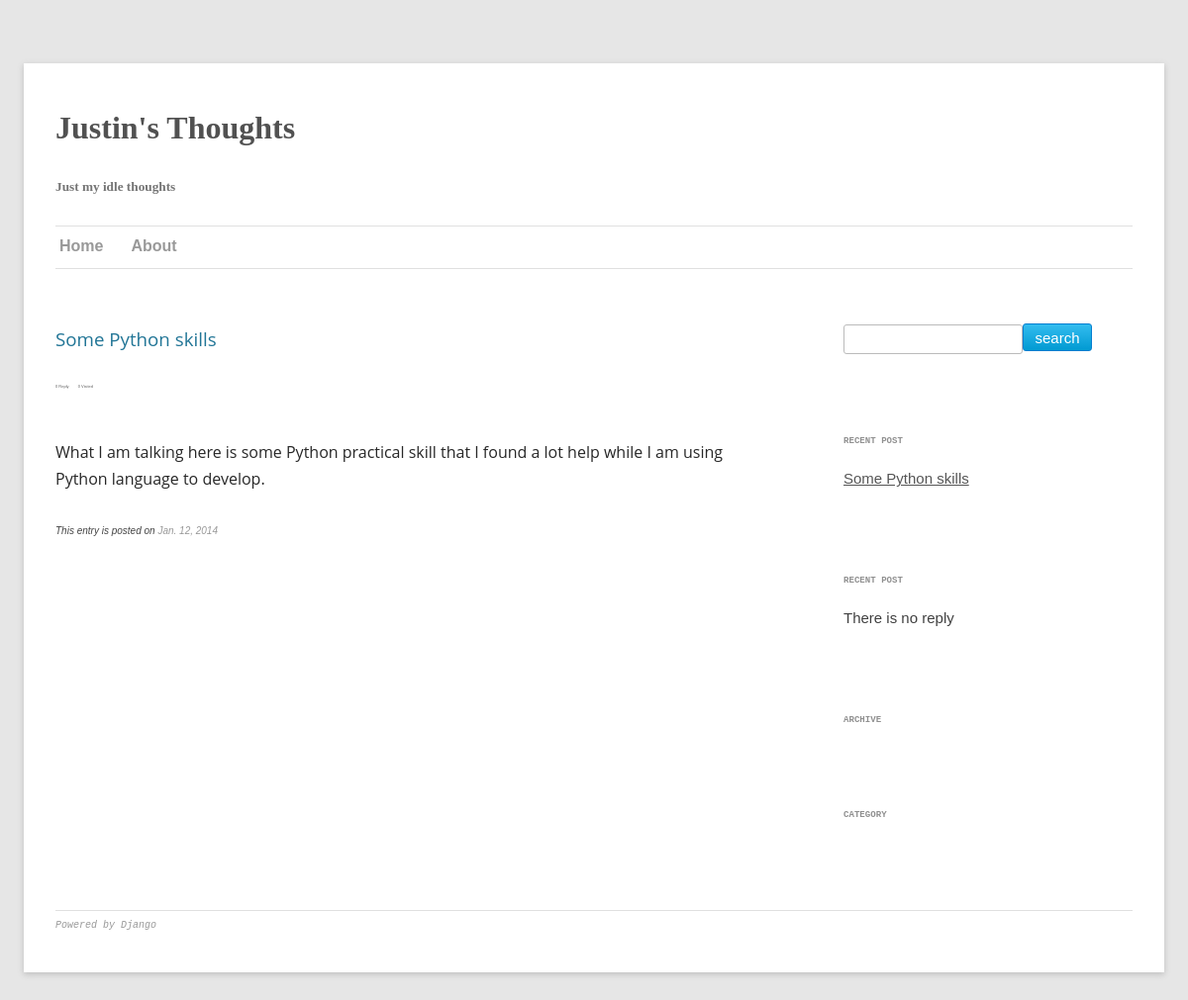
The app's page /, older data.
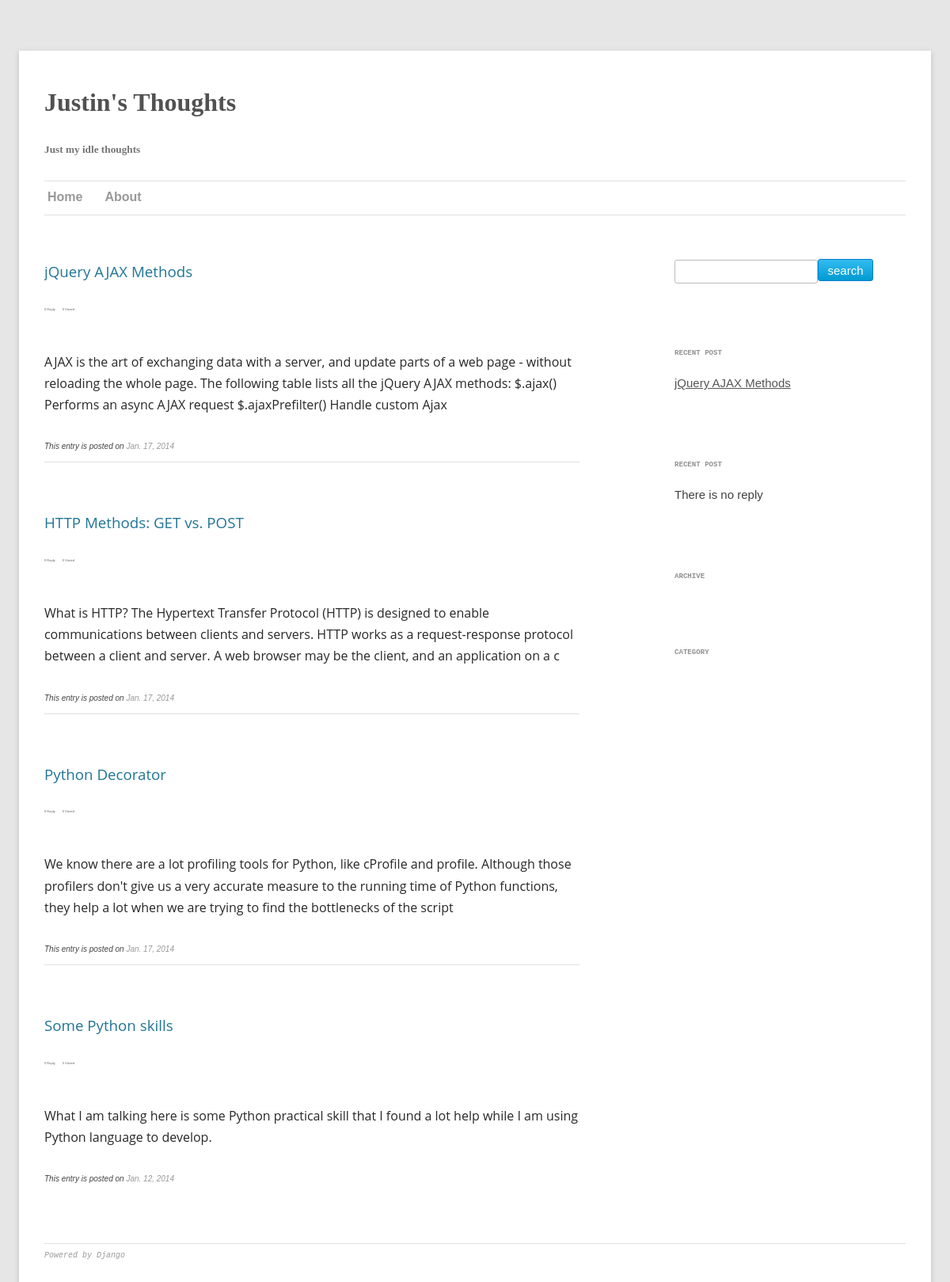
The same page, newer data.
### blog/models.py (models this page shows, shortened)
class Post(models.Model):
  title = models.CharField(max_length=100)
  slug = models.SlugField(max_length = 100)
  content = models.TextField()
  published = models.BooleanField(default = False)
  created_date = models.DateTimeField(auto_now_add = True)
  category = models.ManyToManyField(Category)
  class Meta:
    ordering = ['-created_date']
  def get_abs_url(self):
    return 'blog/%s' % self.id
  def get_visit_num(self):
    return 0
  def get_reply_num(self):
    return 0

### blog/views.py (the view)
# urls.py: url(r'^$', index),
def index(request):
  posts = Post.objects.filter(published=True)
  recent_post = Post.objects.first()
  recent_reply = Reply.objects.first()
  return render(request, 'blog/index.html', {'posts': posts, 'recent_post':recent_post,
    'recent_reply':recent_reply})

### templates/blog/index.html (shortened to what this page needs)
{% extends "blog/base.html" %}
{% block content %}
  {% for post in posts %}
  <div class = "post" >
    <div class = "title">
      <h3>
        <a href="{{ post.get_abs_url }} " >
        {{ post.title }}
        </a>
      </h3>
    </div>
    <div class = "info">
      <span class = "item">
      </span>
      <span class = "item">
      </span>
    </div>
    <div class = "blog_content">
      <p>{{ post.content|slice:":255" }}</p>
    </div>
    <div class ="footer">
      <p>This entry is posted on <a href="/blog/{{post.created_date|date:"Y"}}/{{post.created_date|date:"m"}}/{{post.created_date|date:"d"}}/">
        {{post.created_date|date}}
      </a></p>
      {% if not forloop.last %}
      <hr />
      {% endif %}
    </div>
  </div>
  {% endfor %}
{% endblock %}

### templates/blog/base.html (shortened to what this page needs)
<!DOCTYPE html>
<html>
<head>
  <link rel="stylesheet" type="text/css" href="{{STATIC_URL}}global.css" />
  <link rel="stylesheet" type="text/css" href="{{STATIC_URL}}post.css" />
</head>
<body style="color:#444;background-color:#e6e6e6;font-family:sans-serif">
  <div class="page">
    <div class="header">
      <h1 class="blog-title">Justin's Thoughts</h1>
      <h5 class="blog-desc">Just my idle thoughts</h5>
    </div>
    <div class="menu">
      <hr />
      <ul class="menu">
        <li><a href="/" class="title-menu-item">Home</a></li>
        <li><a href="/about/" class="title-menu-item">About</a></li>
      </ul>
      <hr />
    </div>
    <div class = "maincontent">
      <div class = "sidebar">
        <div class = "widget widget_form">
          <form action="/search/" method="get" class = "search">
            <p><input type="text" name="q" class="search text"/><input type="submit" value="search" class = "search  buttom"></p>
          </form>
        </div>
        <div class = "widget widget_recent_post">
          <p class = "widget_title">RECENT POST</p>
          <p class = "widget_content">{% if recent_post %}<a href="{{recent_post.get_abs_url}}">{{ recent_post.title }}</a>{% else %}There is no post{% endif %}</p>
        </div>
        <div class = "widget widget_recent_reply">
          <p class = "widget_title">RECENT POST</p>
          <p class = "widget_content">{% if recent_reply %}<a href="{{recent_reply.get_post_url}}">{{ recent_reply.name }}on{{recent_reply.post}}</a>{% else %}There is no reply{% endif %}</p>
        </div>
        <div class = "widget widget_archive">
          <p class = "widget_title">ARCHIVE</p>
        </div>
        <div class = "widget widget_category">
          <p class = "widget_title">CATEGORY</p>
        </div>
      </div>
      <div class = "content">
        {% block content %}
        {% endblock %}
      </div>
      <div class = "footer">
        <hr />
        <p><a href="www.django.com">Powered by Django</a></p>
      </div>
    </div>
  </div>
</body>
</html>

### static/global.css (style rules this page uses)
.page { margin-left:auto; margin-right:auto; margin-top:4em; margin-bottom:4em; max-width:960px; max-width:68rem; background-color:#fff; padding-left:2em; padding-top:1em; padding-right:2em; padding-bottom:2em; box-shadow:0 2px 6px rgba(100, 100, 100, 0.3); }
a { text-decoration:none; }
a:link, a:visited { color:#999999; }
div.header { display:inline-block; font-family:Georgia, serif; }
.blog-title { font-weight:bold; line-height:1.8; color:#515151; }
.blog-desc { color:#757575; }
hr { border:0; height:1px; background:#ffffff; box-shadow:0px 1px 0px #e0e0e0; }
ul.menu { list-style-type:none; margin:0; padding:0; }
ul.menu a:link, a:visited { display:block; width:60px; font-weight:bold; padding:4px; }
ul.menu li { position:relative; display:inline-block; }
.maincontent { padding-top:2em; overflow:hidden; }
.content { float:none; width:auto; overflow:hidden; padding-right:3em; }
.sidebar { float:right; width:300px; }
.footer p { font-family:Monospace; font-size:10px; font-style:italic; }
.text { border:1px solid #bbb; padding-left:10px; padding-right:1px; padding-top:4px; padding-bottom:4px; border-radius:3px; outline:none; font-family:Monospace; }
.text.search { height:20px; }
.buttom { border-radius:3px; height:28px; font-family:sans-serif; font-size:15px; cursor:pointer; color:white; background-image:-webkit-gradient(linear, left top, left bottom, from(rgb(51, 188, 239)), to(rgb(1, 154, 210))); background:-moz-linear-gradient(top, rgb(51, 188, 239), rgb(1, 154, 210)); border:1px solid rgb(5, 126, 208); }
.buttom.search { width:70px; }
.widget { padding-left:8px; margin-bottom:5em; }
.widget_title { font-family:Monospace; font-weight:bold; font-size:0.7em; margin-bottom:1.7em; line-height:1.7; color:#909090; }
.widget_content { font-family:Helvetica, Arial; font-size:15px; line-height:2; color:#404040; }
.widget_content a { text-decoration:underline; color:#555555; }

### static/post.css (style rules this page uses)
.post .title { font-family:"Open Sans", Helvetica, Arial, sans-serif; }
.post .title a { font-weight:normal; }
.post .title a:link, a:visited { color:#217596; }
.post .info { padding-top:4px; padding-bottom:2em; }
.post .info .item { padding-right:2em; font-family:Arial, serif; font-size:4px; color:#5f5f5f; }
.post .blog_content { font-family:"Open Sans", Arial, sans-serif; margin-right:4em; }
.post .blog_content p { line-height:1.7; color:#282828; }
.post .footer { padding-top:4px; margin-bottom:4em; margin-right:4em; }
.post .footer p { font-family:Arial, serif; font-size:10px; line-height:1.7; font-style:italic; }

Row changes from the older to the newer data that the page shows:
added Post: title "jQuery AJAX Methods", content "AJAX is the art of exchanging data with a server, and update parts of a web page - without reloading the whole page. The following table lists all the jQuery AJAX methods: $.ajax() Performs an async AJAX request $.ajaxPrefilter() Handle custom Ajax", created_date "Jan. 17, 2014"
added Post: title "HTTP Methods: GET vs. POST", content "What is HTTP? The Hypertext Transfer Protocol (HTTP) is designed to enable communications between clients and servers. HTTP works as a request-response protocol between a client and server. A web browser may be the client, and an application on a c", created_date "Jan. 17, 2014"
added Post: title "Python Decorator", content "We know there are a lot profiling tools for Python, like cProfile and profile. Although those profilers don't give us a very accurate measure to the running time of Python functions, they help a lot when we are trying to find the bottlenecks of the script", created_date "Jan. 17, 2014"
Text that changed along with them:
{{ recent_post.title }}: "Some Python skills" → "jQuery AJAX Methods"
